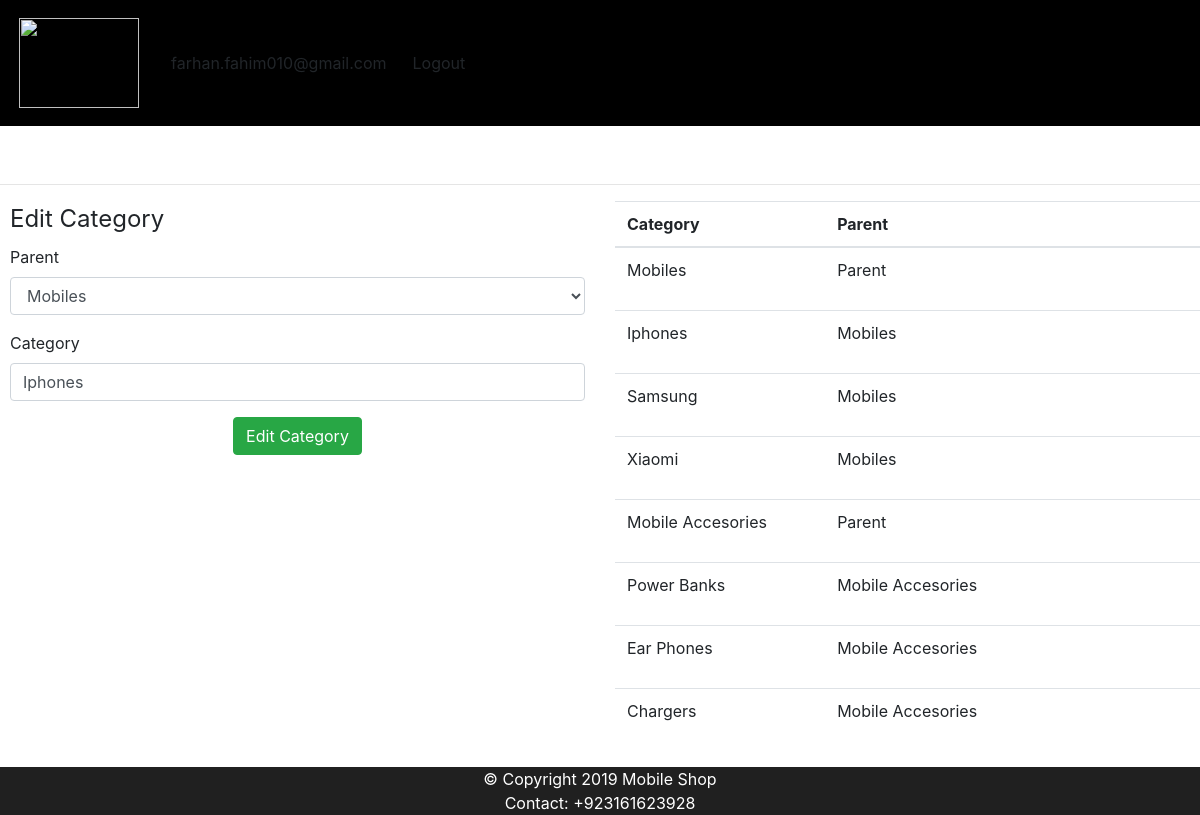
Screenshot of /admin/categories.php?edit=3 (signed in) with the database file from the repository.
### tables this page shows
CREATE TABLE `categories` (
  `id` int(11) NOT NULL,
  `category` varchar(255) NOT NULL,
  `parent` int(11) NOT NULL DEFAULT '0'
);

### helpers/helpers.php (called while the page is built, shortened)
<?php
function sanitize($dirty) {
	return htmlentities($dirty, ENT_QUOTES, "UTF-8");
}
?>

### admin/categories.php (the view, shortened to what this page needs)
  <link rel="stylesheet" href="https://maxcdn.bootstrapcdn.com/bootstrap/4.3.1/css/bootstrap.min.css">
<?php
	include 'includes/head.php';
	include 'includes/navigation1.php';
?>
<?php
	$category = '';
	$post_parent = '';
	if(isset($_GET['edit']) && !empty($_GET['edit'])) {
		$edit_id = (int)$_GET['edit'];
		$edit_id = sanitize($edit_id);
		$edit_result = $db->query("SELECT * FROM categories WHERE id = '{$edit_id}'");
		$edit_category = mysqli_fetch_assoc($edit_result);
	}
?>
<h2 class="text-center" style="margin-top: 130px;">Categories</h2>
<hr>
<div class="row">
	<div class="col-md-6">
		<form class="form" style="margin-left: 10px;" action="categories.php<?php echo ((isset($_GET['edit']))?'?edit='.$edit_id : ''); ?>" method="post">
			<legend><?php echo ((isset($_GET['edit']))?'Edit' : 'Add a'); ?> Category</legend>
			<?php
				$category_value = '';
				$parent_value = 0;
				if(isset($_GET['edit'])) {
					$category_value = $edit_category['category'];
					$parent_value = $edit_category['parent'];
				} else {
					if(isset($_POST)) {
						$category_value = $category;
						$parent_value = $post_parent;
					}
				}
			?>
			<div class="form-group">
				<label for="parent">Parent</label>
				<select class="form-control" name="parent" id="parent">
					<?php $result = $db->query("SELECT * FROM categories WHERE parent = 0"); ?>
					<?php while($parent = mysqli_fetch_assoc($result)) : ?>
					<option value="<?php echo $parent['id']; ?>"<?php echo (($parent_value == $parent['id'])?' selected="selected"' : ''); ?>><?php echo $parent['category']; ?></option>
					<?php endwhile; ?>
				</select>
			</div>
			<div class="form-group">
				<label for="category">Category</label>
				<input class="form-control" type="text" name="category" id="category" value="<?php echo $category_value; ?>">
			</div>
			<div class="form-group">
				<div class="text-center">
				<input class="btn btn-success" type="submit" value="<?php echo ((isset($_GET['edit']))?'Edit' : 'Add'); ?> Category">
				</div>
			</div>
		</form>
	</div>
	<div class="col-md-6">
		<table class="table" style="margin-right: 30px;">
			<thead>
				<th>Category</th>
				<th>Parent</th>
				<th></th>
			</thead>
			<tbody>
				<?php $result = $db->query("SELECT * FROM categories WHERE parent = 0"); ?>
				<?php while($parent = mysqli_fetch_assoc($result)) : ?>
				<?php
					$parent_id = (int)$parent['id'];
					$cresult = $db->query("SELECT * FROM categories WHERE parent = '{$parent_id}'");
				?>
				<tr>
					<td><?php echo $parent['category']; ?></td>
					<td>Parent</td>
					<td>
						<a class="btn btn-xs btn-default" href="categories.php?edit=<?php echo $parent['id']; ?>"><i class="material-icons" >
</i></a>
						<a class="btn btn-xs btn-default" href="categories.php?delete=<?php echo $parent['id']; ?>"><i class="material-icons">
</i></a>
					</td>
				</tr>
					<?php while($child = mysqli_fetch_assoc($cresult)) : ?>
						<tr>
							<td><?php echo $child['category']; ?></td>
							<td><?php echo $parent['category']; ?></td>
							<td>
								<a class="btn btn-xs btn-default" href="categories.php?edit=<?php echo $child['id']; ?>"><i class="material-icons" >
</i></a>
								<a class="btn btn-xs btn-default" href="categories.php?delete=<?php echo $child['id']; ?>"><i class="material-icons">
</i></a>
							</td>
						</tr>
					<?php endwhile; ?>
				<?php endwhile; ?>
			</tbody>
		</table>
	</div>
</div>
<?php
	include 'includes/footer.php';
	?>

### css/style.css (style rules this page uses)
* { padding: 0; margin: 0; }
h1,h2,h3,h4,h5,i { color: white; }

### rows the page displays
categories: parent "Mobiles", category "Iphones"
categories: category "Mobiles"
categories: category "Samsung"
categories: category "Xiaomi"
categories: category "Mobile Accesories"
categories: category "Power Banks"
categories: category "Ear Phones"
categories: category "Chargers"

### other values shown
$_SESSION["login_id"] "farhan.fahim010@gmail.com"
